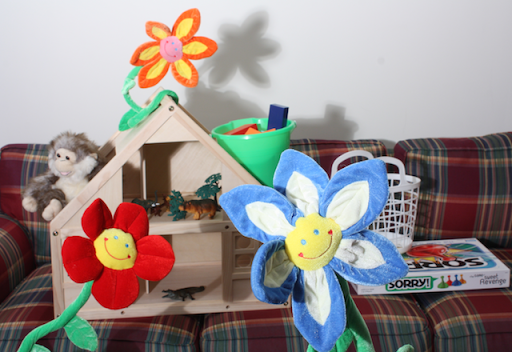
#> input picture examples/flowers-left.png, 512 x 352 px
$ python 3sgbm.py
#> lines starting #> are read from the running program, lines starting #| are printed output that depends on the picture
import cv2 as cv
import numpy as np
from matplotlib import pyplot as plt

leftImage = cv.imread('flowers-left.png')
#> leftImage is the input picture: shape (352, 512, 3); mean B, G, R 141.2, 143, 151.8
rightImage = cv.imread('flowers-right.png')
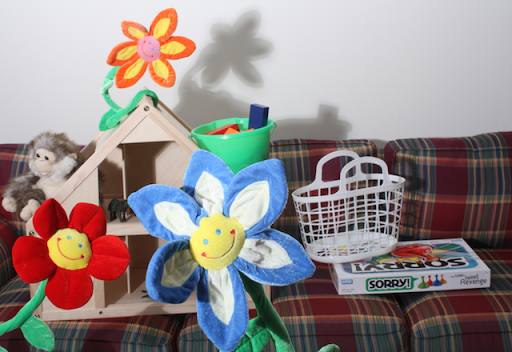
#> input picture examples/flowers-right.png, 512 x 352 px
#> rightImage is the input picture: shape (352, 512, 3); mean B, G, R 137.9, 138.6, 147.2

leftImageGray = cv.cvtColor(leftImage, cv.COLOR_BGR2GRAY)
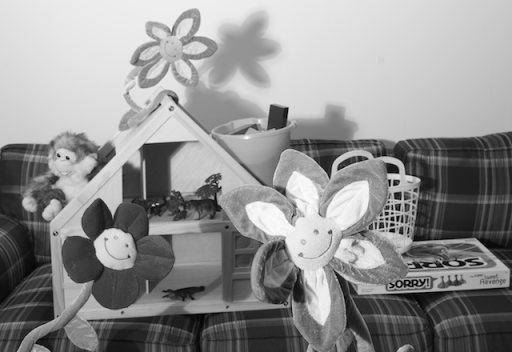
#> leftImageGray: shape (352, 512); min 0, max 253, mean 145.4
rightImageGray = cv.cvtColor(rightImage, cv.COLOR_BGR2GRAY)
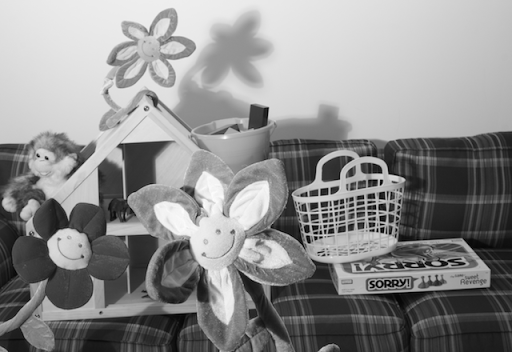
#> rightImageGray: shape (352, 512); min 0, max 254, mean 141.1

stereo_bm = cv.StereoBM_create(32)
dispmap_bm = stereo_bm.compute(leftImageGray, rightImageGray)
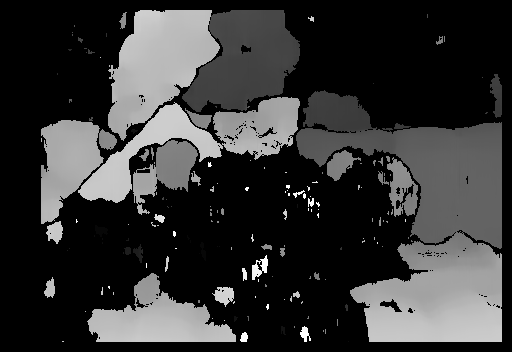
#> dispmap_bm: shape (352, 512) int16; min -16, max 496, mean 91.8; drawn with min black and max white

stereo_sgbm = cv.StereoSGBM_create(0, 32)
dispmap_sgbm = stereo_sgbm.compute(leftImage, rightImage)
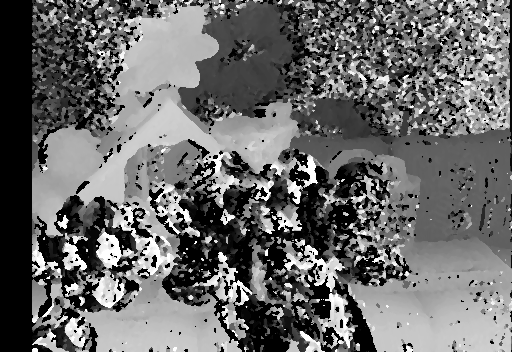
#> dispmap_sgbm: shape (352, 512) int16; min -16, max 496, mean 196.9; drawn with min black and max white

# plt.figure(figsize=(12,10))
# plt.subplot(221)
# plt.title('left')

plt.imshow(dispmap_bm,'gray')
plt.show()
plt.imshow(dispmap_sgbm, 'gray')
plt.show()
